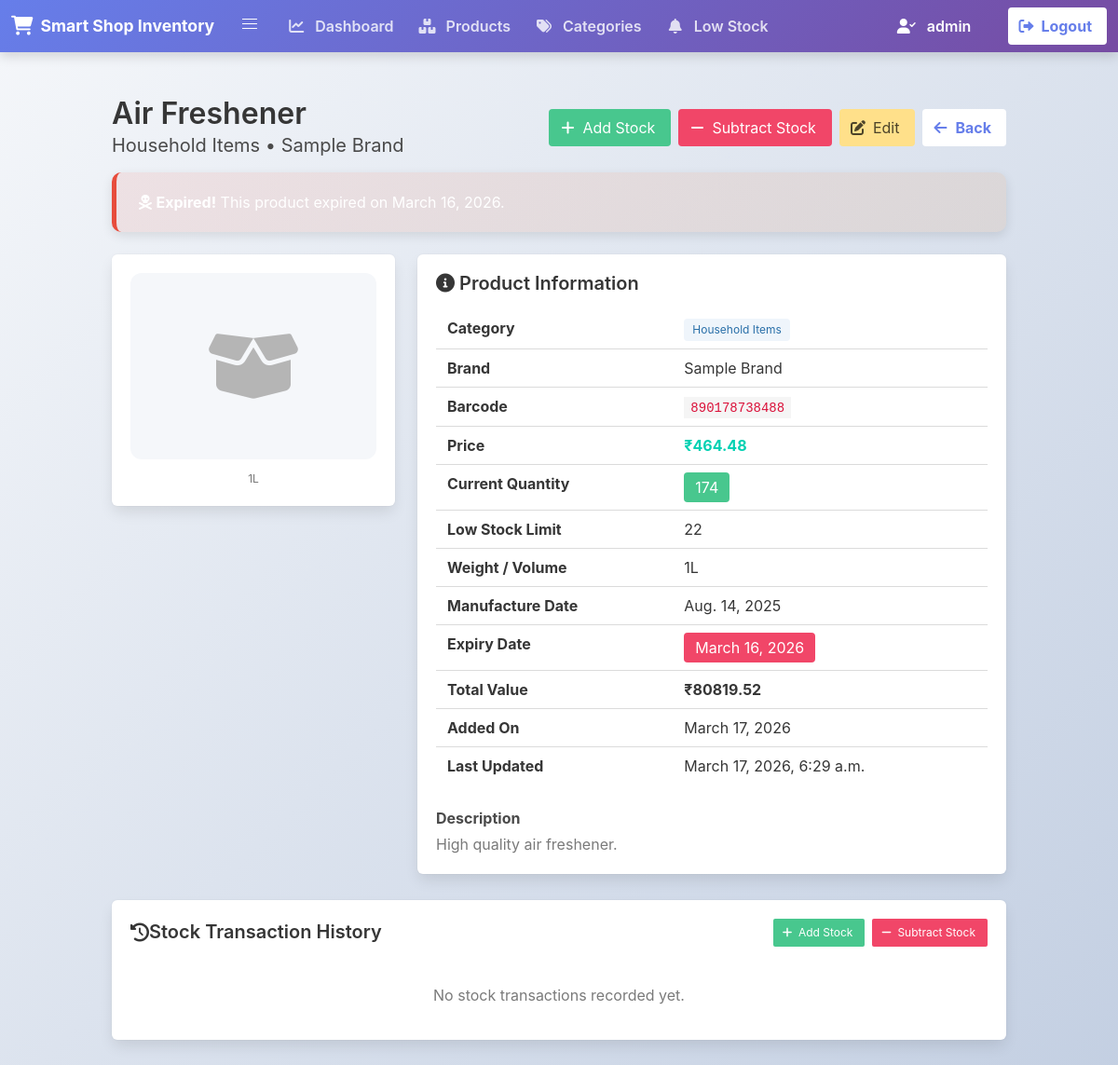
Page /products/334/ (signed in) on the committed database.
### someap/models.py (models this page shows, shortened)
class Product(models.Model):
    product_name = models.CharField(max_length=200, default='Unnamed Product')
    category = models.ForeignKey('Category', on_delete=models.CASCADE, related_name='products')
    description = models.TextField(blank=True)
    brand = models.CharField(max_length=100, blank=True)
    price = models.DecimalField(max_digits=10, decimal_places=2, validators=[MinValueValidator(0.01)])
    quantity = models.PositiveIntegerField(default=0)
    low_stock_limit = models.PositiveIntegerField(default=5)
    product_image = models.ImageField(upload_to='products/', blank=True, null=True)
    manufacture_date = models.DateField(blank=True, null=True)
    expiry_date = models.DateField(blank=True, null=True)
    barcode = models.CharField(max_length=100, blank=True, null=True)
    weight_or_volume = models.CharField(max_length=50, blank=True)
    created_at = models.DateTimeField(auto_now_add=True)
    updated_at = models.DateTimeField(auto_now=True)
    class Meta:
        ordering = ['product_name']
        verbose_name = 'Product'
        verbose_name_plural = 'Products'
    @property
    def is_low_stock(self):
        return self.quantity <= self.low_stock_limit
    @property
    def total_value(self):
        return float(self.price) * self.quantity
    @property
    def expiry_status(self):
        if self.expiry_date:
            today = timezone.now().date()
            if self.expiry_date < today:
                return 'expired'
            elif (self.expiry_date - today).days <= 7:
                return 'expiring_soon'
            else:
                return 'safe'
        return 'n/a'

class Category(models.Model):
    name = models.CharField(max_length=100, unique=True)
    description = models.TextField(blank=True)
    class Meta:
        verbose_name = 'Category'
        verbose_name_plural = 'Categories'
    def __str__(self) -> str:
        return self.name

### someap/views.py (the view)
# urls.py: path('products/<int:pk>/', views.ProductDetailView.as_view(), name='product_detail'),
@method_decorator(login_required, name='dispatch')
class ProductDetailView(DetailView):
    model = Product
    template_name = 'someap/product_detail.html'
    context_object_name = 'product'
    def get_context_data(self, **kwargs):
        context = super().get_context_data(**kwargs)
        context['transactions'] = self.object.stock_transactions.all()
        return context

### someap/templates/someap/product_detail.html (shortened to what this page needs)
{% extends 'someap/base.html' %}
{% block content %}
<div class="level mb-4">
  <div class="level-left">
    <div>
      <h1 class="title is-3">{{ product.product_name }}</h1>
      <p class="subtitle">{{ product.category }} &bull; {{ product.brand|default:"No Brand" }}</p>
    </div>
  </div>
  <div class="level-right">
    <div class="buttons">
      <a href="{% url 'someap:add_stock' product.pk %}" class="button is-success">
        <span class="icon"><i class="fas fa-plus"></i></span><span>Add Stock</span>
      </a>
      <a href="{% url 'someap:subtract_stock' product.pk %}" class="button is-danger">
        <span class="icon"><i class="fas fa-minus"></i></span><span>Subtract Stock</span>
      </a>
      <a href="{% url 'someap:product_edit' product.pk %}" class="button is-warning">
        <span class="icon"><i class="fas fa-edit"></i></span><span>Edit</span>
      </a>
      <a href="{% url 'someap:product_list' %}" class="button is-light">
        <span class="icon"><i class="fas fa-arrow-left"></i></span><span>Back</span>
      </a>
    </div>
  </div>
</div>
{% if product.expiry_status == 'expired' %}
<div class="notification is-danger">
  <i class="fas fa-skull-crossbones"></i> <strong>Expired!</strong> This product expired on {{ product.expiry_date }}.
</div>
{% elif product.expiry_status == 'expiring_soon' %}
<div class="notification is-warning">
  <i class="fas fa-clock"></i> <strong>Expiring Soon!</strong> This product expires on {{ product.expiry_date }}.
</div>
{% endif %}
<div class="columns">
  <div class="column is-4">
    <div class="box has-text-centered">
      {% if product.product_image %}
      <figure class="image" style="margin:0 auto;max-width:280px;">
        <img src="{{ product.product_image.url }}" alt="{{ product.product_name }}" style="border-radius:12px;object-fit:cover;max-height:280px;width:100%;">
      </figure>
      {% else %}
      <div style="height:200px;background:#f5f7fa;border-radius:12px;display:flex;align-items:center;justify-content:center;">
        <span class="icon has-text-grey-light" style="font-size:5rem;"><i class="fas fa-box-open"></i></span>
      </div>
      {% endif %}
      <p class="mt-3 has-text-grey is-size-7">{{ product.weight_or_volume }}</p>
    </div>
  </div>
  <div class="column is-8">
    <div class="box">
      <h2 class="title is-5 mb-4"><i class="fas fa-info-circle"></i> Product Information</h2>
      <table class="table is-fullwidth">
        <tbody>
          <tr><th>Category</th><td><span class="tag is-info is-light">{{ product.category }}</span></td></tr>
          <tr><th>Brand</th><td>{{ product.brand|default:"-" }}</td></tr>
          <tr><th>Barcode</th><td><code>{{ product.barcode|default:"-" }}</code></td></tr>
          <tr><th>Price</th><td><strong class="has-text-primary">₹{{ product.price }}</strong></td></tr>
          <tr><th>Current Quantity</th>
            <td>
              {% if product.is_low_stock %}
              <span class="tag is-warning is-medium">{{ product.quantity }} ⚠️ Low</span>
              {% else %}
              <span class="tag is-success is-medium">{{ product.quantity }}</span>
              {% endif %}
            </td>
          </tr>
          <tr><th>Low Stock Limit</th><td>{{ product.low_stock_limit }}</td></tr>
          <tr><th>Weight / Volume</th><td>{{ product.weight_or_volume|default:"-" }}</td></tr>
          <tr><th>Manufacture Date</th><td>{{ product.manufacture_date|default:"-" }}</td></tr>
          <tr><th>Expiry Date</th>
            <td>
              {% if product.expiry_date %}
              <span class="tag is-medium {% if product.expiry_status == 'expired' %}is-danger{% elif product.expiry_status == 'expiring_soon' %}is-warning{% else %}is-success{% endif %}">
                {{ product.expiry_date }}
              </span>
              {% else %}-{% endif %}
            </td>
          </tr>
          <tr><th>Total Value</th><td><strong>₹{{ product.total_value|floatformat:2 }}</strong></td></tr>
          <tr><th>Added On</th><td>{{ product.created_at|date:"N j, Y" }}</td></tr>
          <tr><th>Last Updated</th><td>{{ product.updated_at|date:"N j, Y, g:i a" }}</td></tr>
        </tbody>
      </table>
      {% if product.description %}
      <div class="mt-4">
        <p class="has-text-weight-bold mb-1">Description</p>
        <p class="has-text-grey">{{ product.description }}</p>
      </div>
      {% endif %}
    </div>
  </div>
</div>
<div class="box mt-4">
  <div class="level">
    <div class="level-left">
      <h2 class="title is-5 level-item"><i class="fas fa-history"></i> Stock Transaction History</h2>
    </div>
    <div class="level-right">
      <div class="buttons level-item">
        <a href="{% url 'someap:add_stock' product.pk %}" class="button is-success is-small">
          <span class="icon"><i class="fas fa-plus"></i></span><span>Add Stock</span>
        </a>
        <a href="{% url 'someap:subtract_stock' product.pk %}" class="button is-danger is-small">
          <span class="icon"><i class="fas fa-minus"></i></span><span>Subtract Stock</span>
        </a>
      </div>
    </div>
  </div>
  {% if transactions %}
  <table class="table is-fullwidth is-striped is-hoverable">
    <thead>
      <tr>
        <th>Type</th>
        <th>Quantity</th>
        <th>Date</th>
        <th>Notes</th>
      </tr>
    </thead>
    <tbody>
      {% for t in transactions %}
      <tr>
        <td>
          {% if t.transaction_type == 'ADD' %}
          <span class="tag is-success"><i class="fas fa-plus mr-1"></i> ADD</span>
          {% else %}
          <span class="tag is-danger"><i class="fas fa-minus mr-1"></i> SUBTRACT</span>
          {% endif %}
        </td>
        <td><strong>{{ t.quantity }}</strong></td>
        <td>{{ t.transaction_date|date:"N j, Y, g:i a" }}</td>
        <td class="has-text-grey">{{ t.notes|default:"-" }}</td>
      </tr>
      {% endfor %}
    </tbody>
  </table>
  {% else %}
  <p class="has-text-grey has-text-centered py-4">No stock transactions recorded yet.</p>
  {% endif %}
</div>
{% endblock %}

### someap/templates/someap/base.html (shortened to what this page needs)
<!DOCTYPE html>
<html lang="en">
<head>
  <link rel="stylesheet" href="https://cdn.jsdelivr.net/npm/bulma@0.9.4/css/bulma.min.css" />
  <link rel="stylesheet" href="https://cdnjs.cloudflare.com/ajax/libs/font-awesome/6.0.0/css/all.min.css" />
</head>
<body>
  <nav class="navbar" role="navigation" aria-label="main navigation">
    <div class="navbar-brand">
      <a class="navbar-item" href="{% url 'someap:dashboard' %}">
        <i class="fas fa-shopping-cart"></i>
        <span style="font-weight: bold; font-size: 1.1rem;">Smart Shop Inventory</span>
      </a>
      <a role="button" class="navbar-burger" aria-label="menu" aria-expanded="false" data-target="navbarBasicExample">
        <span aria-hidden="true"></span>
        <span aria-hidden="true"></span>
        <span aria-hidden="true"></span>
      </a>
    </div>
    <div id="navbarBasicExample" class="navbar-menu">
      <div class="navbar-start">
        <a class="navbar-item {% if request.resolver_match.url_name == 'dashboard' %}is-active{% endif %}" href="{% url 'someap:dashboard' %}">
          <span class="icon"><i class="fas fa-chart-line"></i></span>
          <span>Dashboard</span>
        </a>
        <a class="navbar-item {% if request.resolver_match.url_name in 'product_list product_add product_edit product_delete' %}is-active{% endif %}" href="{% url 'someap:product_list' %}">
          <span class="icon"><i class="fas fa-boxes"></i></span>
          <span>Products</span>
        </a>
        <a class="navbar-item {% if request.resolver_match.url_name in 'category_list category_add category_edit category_delete' %}is-active{% endif %}" href="{% url 'someap:category_list' %}">
          <span class="icon"><i class="fas fa-tags"></i></span>
          <span>Categories</span>
        </a>
        <a class="navbar-item {% if request.resolver_match.url_name == 'low_stock_report' %}is-active{% endif %}" href="{% url 'someap:low_stock_report' %}">
          <span class="icon"><i class="fas fa-bell"></i></span>
          <span>Low Stock</span>
        </a>
      </div>
      <div class="navbar-end">
        {% if request.user.is_authenticated %}
          <div class="navbar-item">
            <span style="color: white; margin-right: 1rem;">
              <i class="fas fa-user-check" style="margin-right: 0.5rem;"></i>
              {{ request.user.get_username }}
            </span>
          </div>
          <div class="navbar-item">
            <div class="buttons">
              <a class="button is-light" href="{% url 'someap:logout' %}">
                <span class="icon is-left"><i class="fas fa-sign-out-alt"></i></span>
                <span>Logout</span>
              </a>
            </div>
          </div>
        {% endif %}
      </div>
    </div>
  </nav>
  <section class="section">
    <div class="container">
      {% block content %}{% endblock %}
    </div>
  </section>
</body>
</html>

### someap/templates/someap/base.html (style rules this page uses)
body { background: linear-gradient(135deg, #f5f7fa 0%, #c3cfe2 100%); min-height: 100vh; }
.navbar { background: linear-gradient(135deg, #667eea 0%, #764ba2 100%) !important; box-shadow: 0 4px 12px rgba(0, 0, 0, 0.15); }
.navbar-brand a { color: white !important; font-weight: 800; font-size: 1.3rem; display: flex; align-items: center; gap: 0.5rem; }
.navbar-item { color: rgba(255, 255, 255, 0.8) !important; transition: all 0.3s ease; font-weight: 600; }
.navbar-item .icon { margin-right: 0.5rem; }
.button.is-light { background: white !important; color: #667eea !important; font-weight: 700; transition: all 0.3s ease; border: none; }
.notification { border-radius: 10px; box-shadow: 0 4px 12px rgba(0, 0, 0, 0.1); }
.notification.is-danger { background: linear-gradient(135deg, rgba(231, 76, 60, 0.1) 0%, rgba(230, 126, 34, 0.1) 100%); border-left: 5px solid #e74c3c; }
.section { background: transparent; }
.notification { animation: slideDown 0.4s ease; }

### rows in the picture
Product: product_name "Air Freshener", category "Household Items", brand "Sample Brand", expiry_date "March 16, 2026", weight_or_volume "1L", barcode "890178738488", price "464.48", quantity "174", low_stock_limit "22", manufacture_date "Aug. 14, 2025", total_value "80819.52", created_at "March 17, 2026", updated_at "March 17, 2026, 6:29 a.m.", description "High quality air freshener."

### other values in the picture
{{ request.user.get_username }} "admin"
